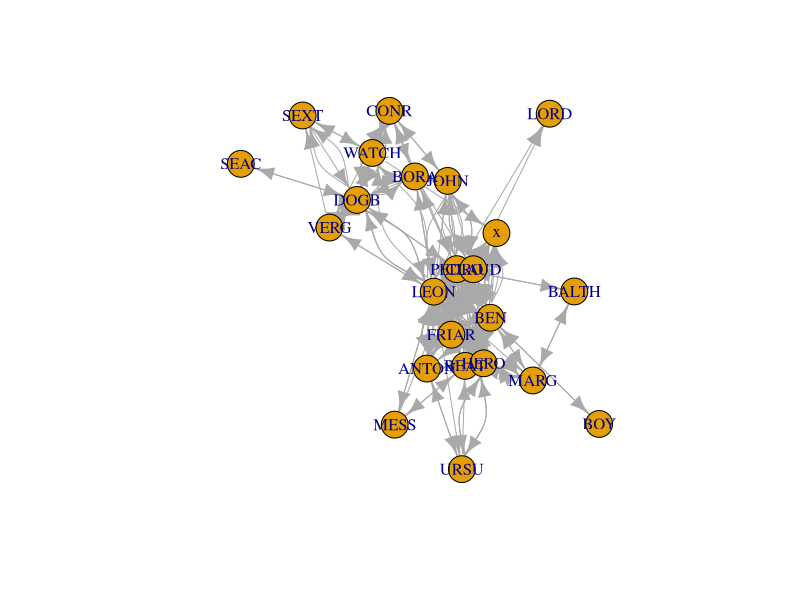
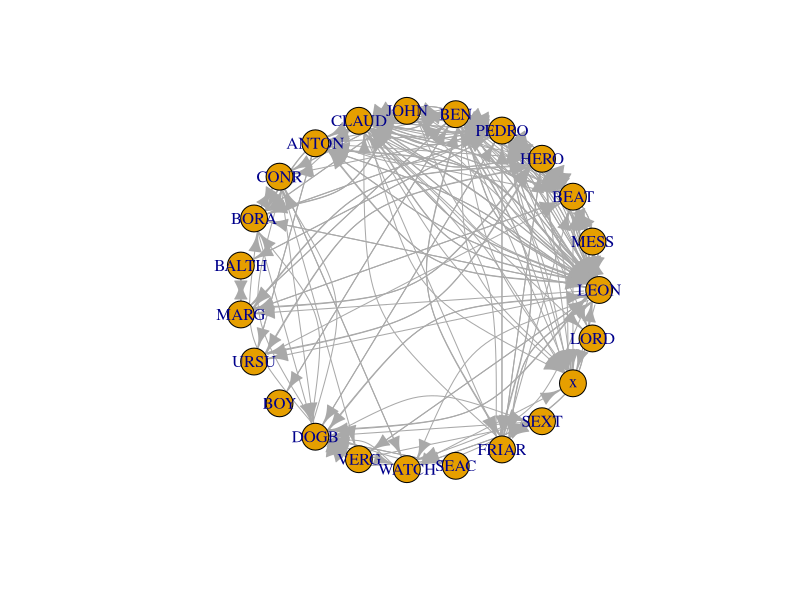
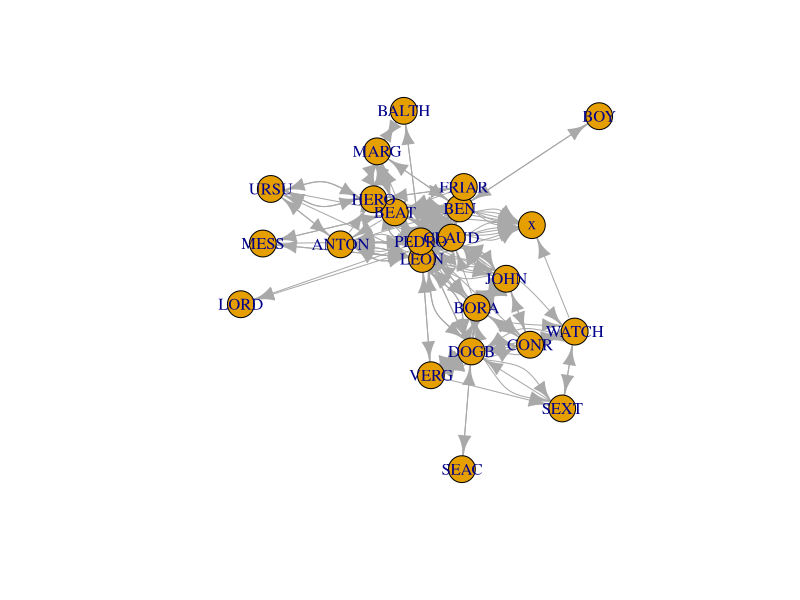
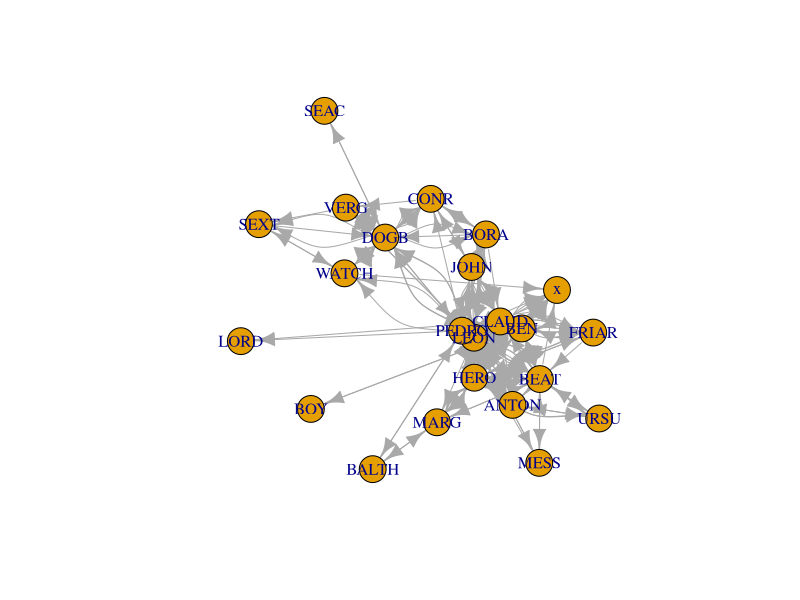
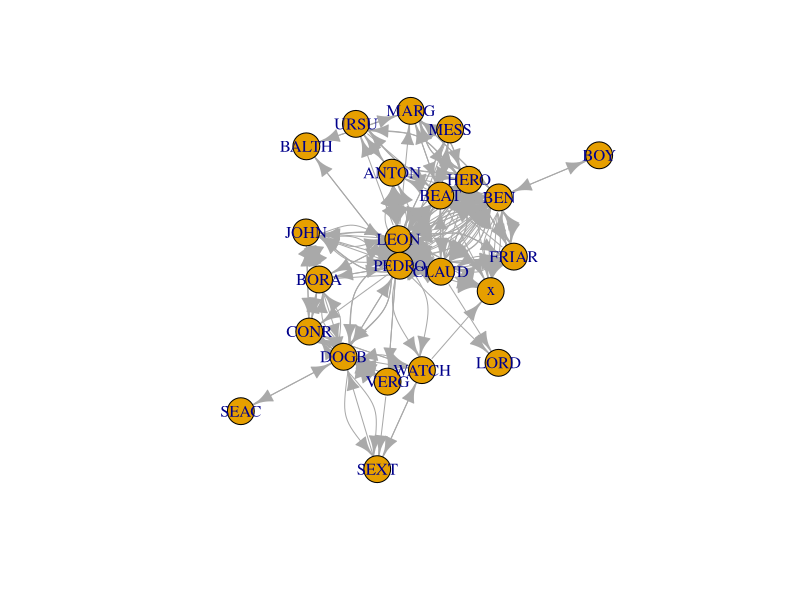
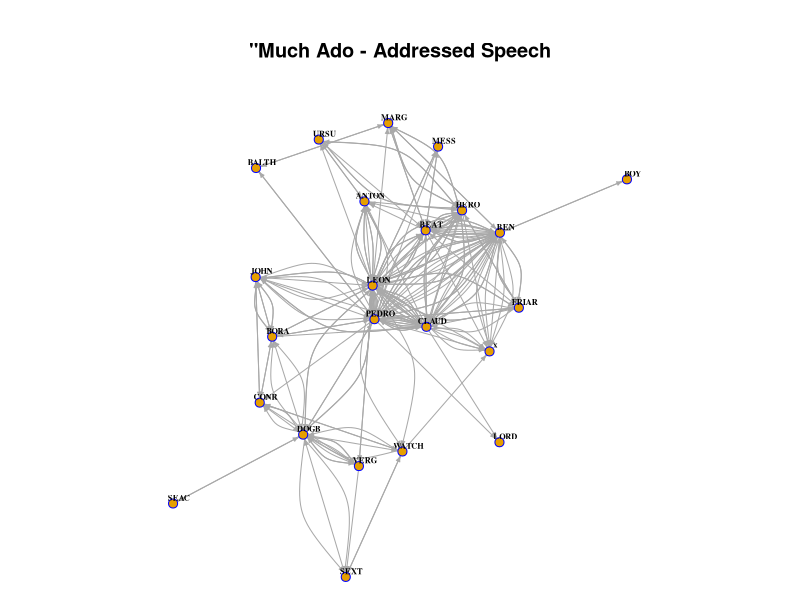
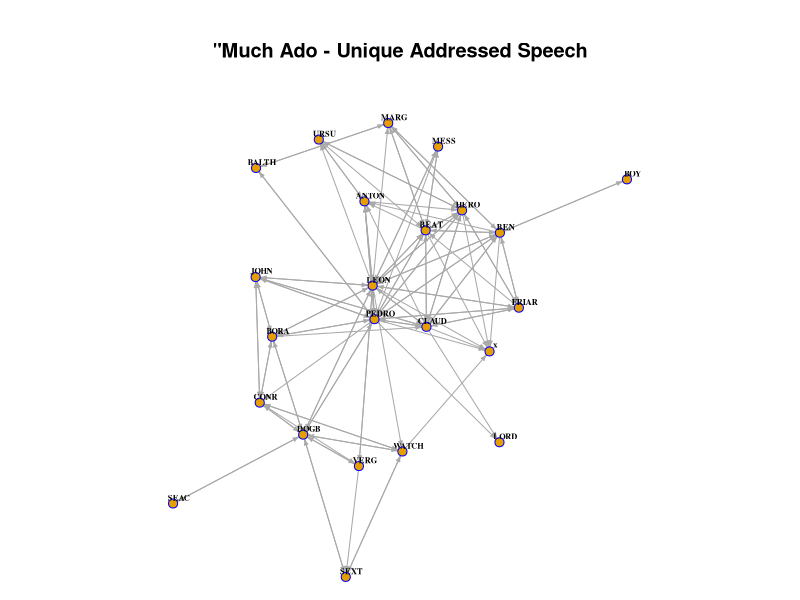
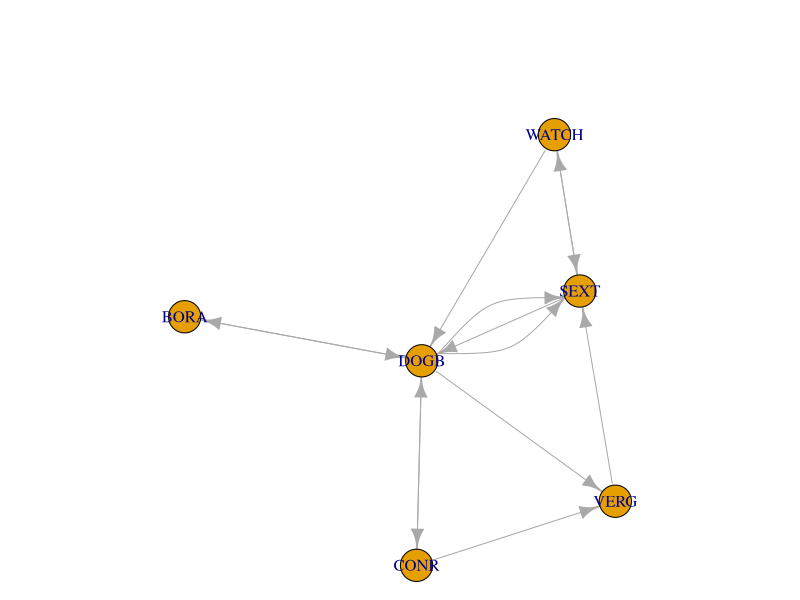

Reproduce these figures in R, in order.
## ---- chunk 1
# Social Networks in Literature
# February 11, 2020

# install.packages("igraph") # Only needs to be done once.
library("igraph") # Attaches igraph to the session
#setwd("~/projects/hack/igraph")

# Reading tables ------------
# Read in information about dialogue in Much Ado...
# I've created a representation of who speaks to whom in each scene, marking exchanges only once per scene.
# That is if Beatrice and Benedick go back and forth for several lines, I record only:
# BEAT\tBEN and BEN\tBEA
# soliloquy and asides and oaths are marked with an "x"
ado.df<-read.table('muchado-edgelist.txt', header=T) # strings come in as factors, compare read.table('muchado-edgelist.txt', header=T, stringsAsFactors=F)
View(ado.df) # a data-frame (mixes data types)! 
class(ado.df[,1]) == class(ado.df[,3]) 

# Subsetting (Tricks) -------- 
ado.df$char1 # factors (categorical variables)
as.character(ado.df$char1) # as a character vector
class(ado.df$act.sc)
ado.df$act.sc
which(ado.df$act.sc==4.2) # Dogberry and "malefactors" before the Sexton
ado.df[which(ado.df$act.sc==4.2),] # same subsetting, more verbose
grep("1.",ado.df$act.sc)
ado.df[grep("1.",ado.df$act.sc),]
subset.data.frame(ado.df, char1=="DOGB")
1<=ado.df$act.sc & ado.df$act.sc<2
ado.df[1<=ado.df$act.sc & ado.df$act.sc<2,]
act1sc3<-ado.df[which(ado.df$act.sc==1.3),]

# Try out the igraph library -----------
g <- graph.data.frame(ado.df)

str(g)

V(g) # vertices, there are 23
E(g) # edges, there are 246

#get all the edges
get.edgelist(g)
class(get.edgelist(g)) #it's a matrix

# plots
plot(g) # The whole play: whoa, that's a spaghetti monster!
plot(g, layout=layout.circle)
plot(g, layout=layout.fruchterman.reingold)
plot(g, layout=layout.graphopt)
plot(g, layout=layout.kamada.kawai)

# prettify that plot? 
# prettier plots: http://igraph.org/r/doc/plot.common.html
par(mai=c(0,0,1,0))
plot(g,    		#the graph to be plotted
     layout=layout.kamada.kawai,	# the layout method. see the igraph documentation for details
     main='"Much Ado - Addressed Speech',	#specifies the title
     vertex.size=4,
     edge.arrow.size=.3,
     vertex.label.dist=0.5,			#puts the name labels slightly off the dots
     vertex.frame.color='blue', 		#the color of the border of the dots 
     vertex.label.color='black',		#the color of the name labels
     vertex.label.font=2,			#the font of the name labels
     vertex.label=V(g)$name,		#specifies the labels of the vertices.
     vertex.label.cex=.5			#specifies the size of the font of the labels
)

# Simplify 
g2<-graph.data.frame(unique(ado.df[,1:2]))
par(mai=c(0,0,1,0))
plot(g2, layout=layout.kamada.kawai, main='"Much Ado - Unique Addressed Speech',
     vertex.size=4, edge.arrow.size=.3, vertex.label.dist=0.5,
     vertex.frame.color='blue', vertex.label.color='black',	
     vertex.label.font=2, vertex.label=V(g)$name,vertex.label.cex=.5
)

# plot and save as a PDF
pdf("ado-who2whom.pdf")
plot(g2)
dev.off()

# Simplify: Pull out a scene?
ado.df[,3] #ask for a column by number
ado.df$act.sc #ask for a column by name
ado.df[which(ado.df$act.sc == 4.2),] # subset rows
act4sc2<-ado.df[which(ado.df$act.sc == 4.2),]
g4<-graph.data.frame(act4sc2)
plot(g4)

V(g) # 23/23 vertices, named:
# + 23/23 vertices, named, from 4e6264d:
#  [1] LEON  MESS  BEAT  HERO  PEDRO BEN   JOHN  CLAUD ANTON CONR 
# [11] BORA  BALTH MARG  URSU  BOY   DOGB  VERG  WATCH SEAC  FRIAR
# [21] SEXT  x     LORD 

# Adjacency
neighbors(g, V(g)[3], mode = "out") #who does Beatrice talk to? (18 of 23)
neighbors(g, V(g)[6], mode = "out") #who does Benedick talk to? (28 of 23)
neighbors(g, V(g)[5], mode = "out") #Don Pedro? (33/23)
neighbors(g, V(g)[1], mode = "out") #who does Leonato talk to? (40 of 23)
neighbors(g, V(g)[3], mode = "in") #who talks to Leonato (17 of 23)
neighbors(g, V(g)[4], mode = "out") #who does Hero talk to? (13 of 23)
neighbors(g, V(g)[7], mode = "out") #Don John? (33/23)

# Incidence (edges that share a vertex)
incident(g,V(g)[3], mode="all")
incident(g,V(g)[3], mode="out")
incident(g,V(g)[3], mode="in")

# indegree and outdegree socialty (quiz and sort these)
degree(g, mode="in") # spoken to
degree(g,mode="out") # speaks 

# paths
View(distances(g))
View(shortest.paths(g, mode='in'))
View(shortest.paths(g, mode='out'))
# all_shortest_paths(g,from="HERO") #super long text
all_shortest_paths(g2,from="DOGB",to="JOHN")

# betweenness: measures the number of shortest paths going through a specific vertex
betweenness(g)

# eigenvector centrality: gives greater weight to a node the more it is connected to other highly connected nodes
g_undirected <- as.undirected(g, mode='collapse')
evg_social<-evcent(g_undirected)
eigen_social<-evg_social$vector
sort(eigen_social,decreasing=T)

# closeness: "closeness centrality of a vertex is defined by the inverse of the average length of the shortest paths to/from all the other vertices in the graph"
closeness(g, mode='in') # WTF? -- Why warning?
components(g) # also try, component_distribution(g)
is_connected(g)
components(g,mode="strong") # AH! In fact, 3 graphs!
is_connected(g,mode="strong") #My "x" and my "LORD don't talk back!
g2<-induced_subgraph(g, which(components(g,mode="strong")$membership==1)) # Fix it
closeness(g2)

# This should also work?
# which(ado.df$char2!="x")
# ado2.df<-ado.df[which(ado.df$char2!="x"),]
# ado2.df<-ado2.df[which(ado.df$char2!="LORD"),]
# g3<-graph.data.frame(ado.df2)

# Some more subsetting, tips and tricks
act1sc3<-ado.df[which(ado.df$act.sc==1.3),]
act1scene3.g<-graph.data.frame(act1sc3)
str(act1scene3.g)
act1scene3.g[1]
neighbors(act1scene3.g,V(act1scene3.g)[2],mode="out")
V(act1scene3.g)
degree(g)

##############
# START HERE? -------------
# messing about also with this: https://rstudio-pubs-static.s3.amazonaws.com/74248_3bd99f966ed94a91b36d39d8f21e3dc3.html

g<-graph.empty(n=10, directed=TRUE)
plot(g)

g<-graph.full(n=10, directed = FALSE, loops = FALSE)
plot(g)
g<-graph.star(n=10, mode="out")
plot(g)
g<-graph.star(n=10, mode="in")
plot(g)
g<-graph.ring(n=10)
plot(g)

edges <- c(1,2, 3,2, 2,4)
g<-graph(edges, n=max(edges), directed=TRUE)
plot(g)

vcount(g) #count vertices
ecount(g) #count edges

neighbors(g, V(g)[1], mode = 1)
incident(g,V(g)[2], mode=c("all", "out", "in", "total"))
is.directed(g)
are.connected(g, V(g)[1], V(g)[3])
get.edgelist(g)



############################################################
############################################################

# From last time I taught this class: 
# Jane Austen's Emma

# read in information about Emma dialogue
emma.df<-read.table('emma-graph.txt', header=T) # Volume 1, Who speaks to whom?
g <- graph.data.frame(emma.df)

V(g) # vertices, there are 14
E(g) # edges, there are 90

# plots
plot(g)
plot(g, layout=layout.circle)
plot(g, layout=layout.fruchterman.reingold)
plot(g, layout=layout.graphopt)
plot(g, layout=layout.kamada.kawai)

# prettify that plot? 
# prettier plots: http://igraph.org/r/doc/plot.common.html
par(mai=c(0,0,1,0))
plot(g,    		#the graph to be plotted
     layout=layout.kamada.kawai,	# the layout method. see the igraph documentation for details
     main='"Emma" - Addressed Speech',	#specifies the title
     vertex.size=4,
     edge.arrow.size=.3,
     vertex.label.dist=0.5,			#puts the name labels slightly off the dots
     vertex.frame.color='blue', 		#the color of the border of the dots 
     vertex.label.color='black',		#the color of the name labels
     vertex.label.font=2,			#the font of the name labels
     vertex.label=V(g)$name,		#specifies the labels of the vertices.
     vertex.label.cex=.5			#specifies the size of the font of the labels
)

# plot and save as a PDF
pdf("emmagraph.pdf")
plot(g)
dev.off()

V(g) # 14/14 vertices, named: MrWoodhouse, Emma, MrKnightley, Harriet, MrElton, MissNash, Isabella    
    # MrJKnightley, MrWeston ,MrsWeston, Frank, x, MrsBates, MissBates

neighbors(g, V(g)[2], mode = 1) #who does Emma talk to? 
neighbors(g, V(g)[3], mode = 1) #who does Knightley talk to? 

incident(g,V(g)[2], mode=c("all", "out", "in", "total"))
get.edgelist(g)

# indegree and outdegree socialty
degree(g, mode="in") # spoken to
degree(g,mode="out") # speaks to 

# closeness
closeness(g, mode='in')
closeness(g, mode='out')

# betweenness: measures the number of shortest paths going through a specific vertex
betweenness(g)

# eigenvector centrality: gives greater weight to a node the more it is connected to other highly connected nodes
g_undirected <- as.undirected(g, mode='collapse')
evg_social<-evcent(g_undirected)
eigen_social<-evg_social$vector

# paths
View(distances(g))
View(shortest.paths(g, mode='in'))
shortest.paths(g, mode='out')


###############################################
# messing about also with this: https://rstudio-pubs-static.s3.amazonaws.com/74248_3bd99f966ed94a91b36d39d8f21e3dc3.html

g<-graph.empty(n=10, directed=TRUE)
plot(g)

g<-graph.full(n=10, directed = FALSE, loops = FALSE)
g<-graph.star(n=10, mode="out")
g<-graph.star(n=10, mode="in")
g<-graph.ring(n=10)

edges <- c(1,2, 3,2, 2,4)
g<-graph(edges, n=max(edges), directed=TRUE)

vcount(g) #count vertices
ecount(g) #count edges

neighbors(g, V(g)[1], mode = 1)
incident(g,V(g)[2], mode=c("all", "out", "in", "total"))
is.directed(g)
are.connected(g, V(g)[1], V(g)[3])
get.edgelist(g)



## ---- chunk 2



## ---- chunk 3



